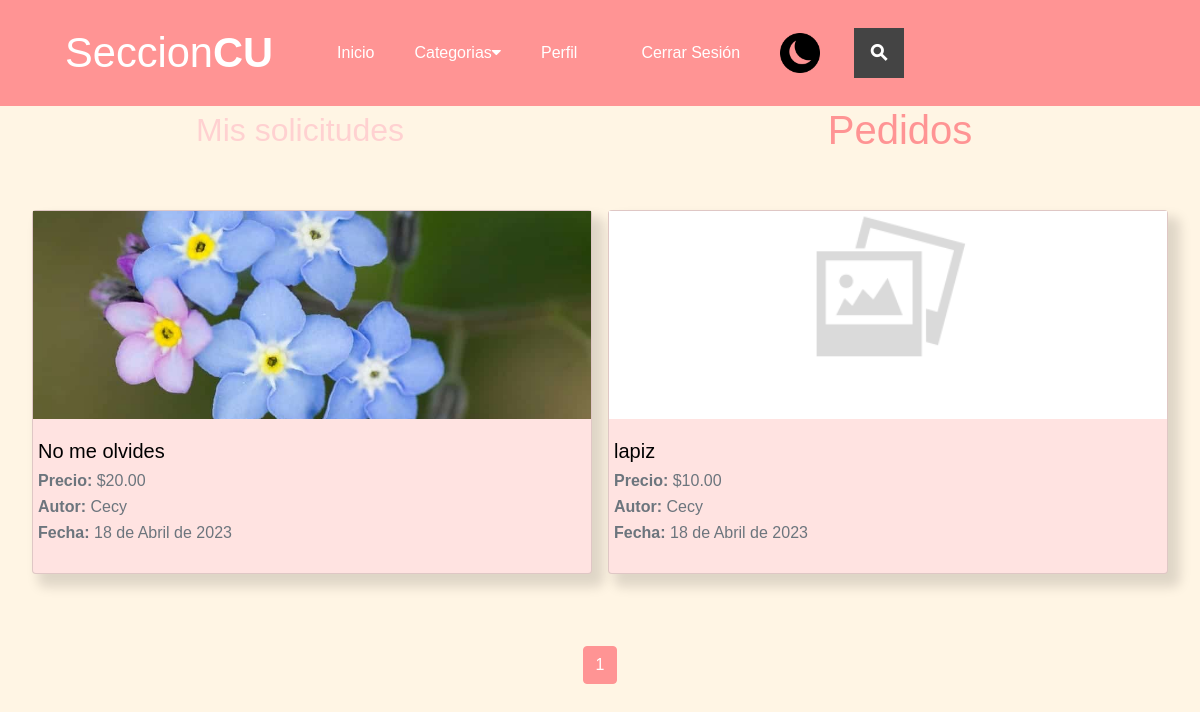
/publicaciones/historial/2 (signed in), run on an earlier commit of the app's database.
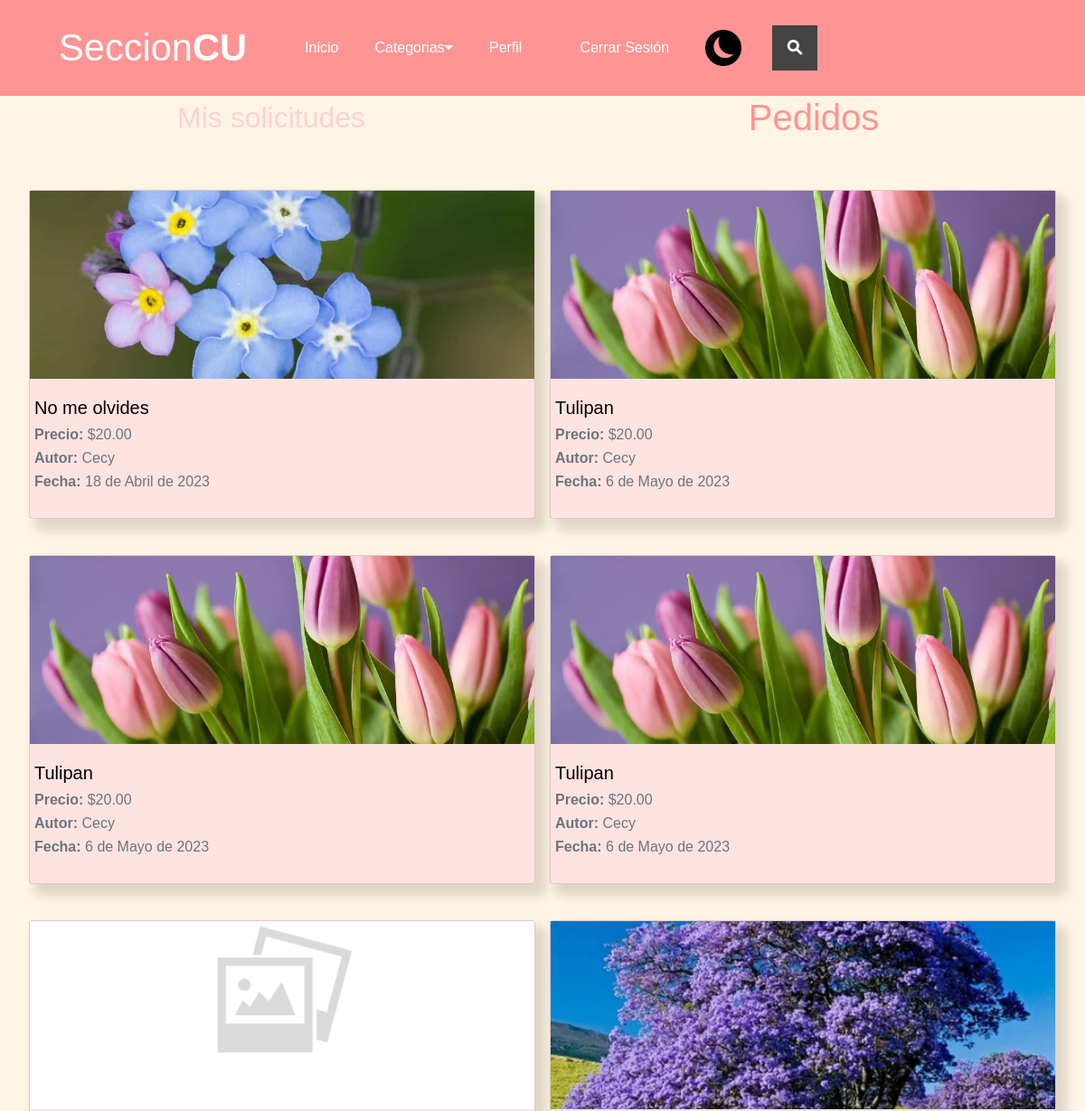
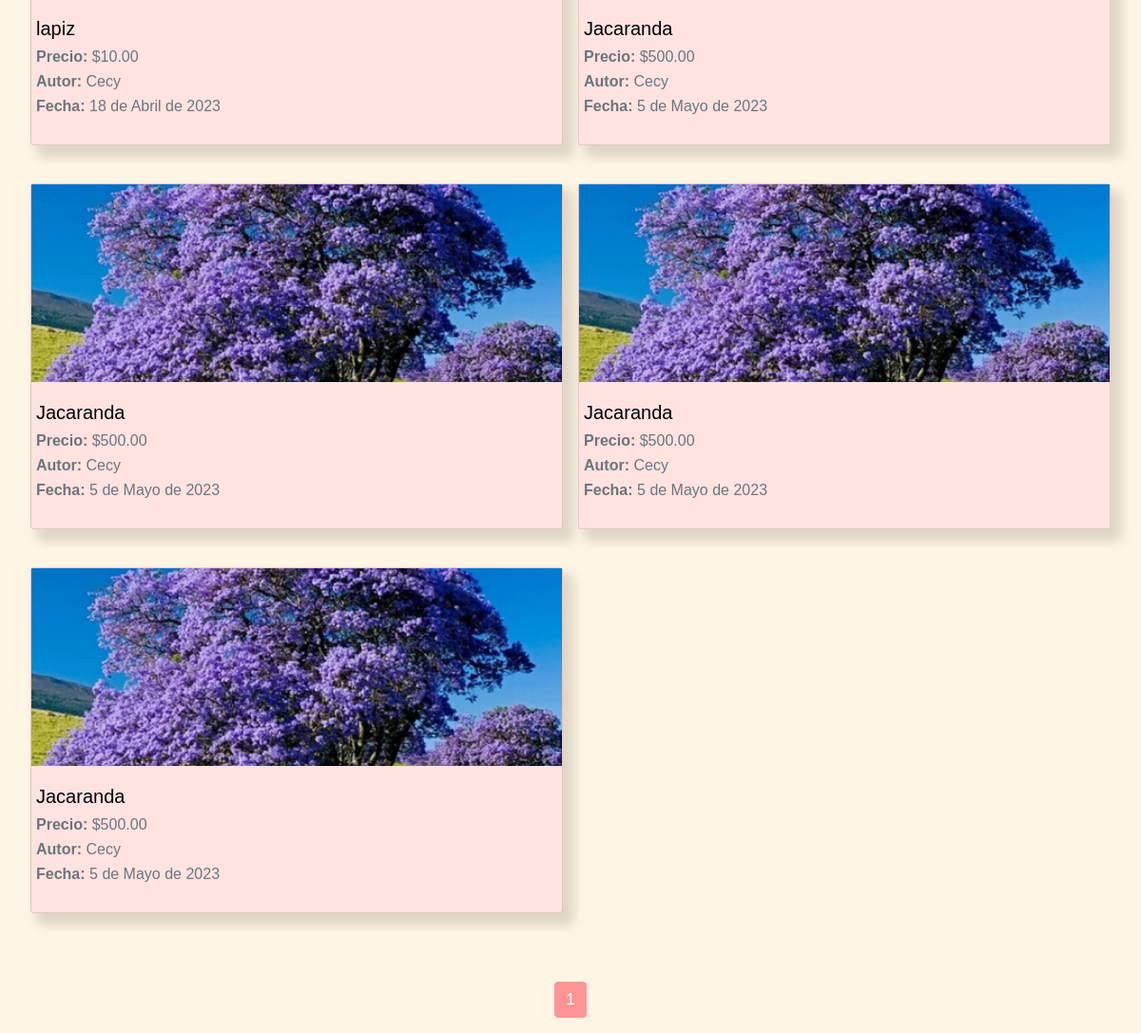
And on a later commit of the database (2 pictures, top to bottom).
### publicaciones/models.py (models this page shows, shortened)
class Solicitudes(models.Model):
    publicacion = models.ForeignKey(Publicaciones, on_delete=models.CASCADE)
    solicitante = models.ForeignKey(User, on_delete=models.CASCADE)
    created = models.DateField(auto_now_add=True)
    updated = models.DateField(auto_now_add=True)

class Publicaciones(models.Model):
    titulo = models.CharField(max_length=50)
    descripcion = models.CharField(max_length=200)
    imagen =  models.ImageField(upload_to='publicaciones', null=True, blank=True)
    estado = models.BooleanField(default=True)
    autor = models.ForeignKey(User, on_delete=models.CASCADE)
    precio = models.DecimalField(max_digits=10, decimal_places=2)
    categoria = models.ForeignKey(Categoria, on_delete=models.CASCADE)
    created = models.DateField(auto_now_add=True)
    updated = models.DateField(auto_now_add=True)
    class Meta:
        verbose_name='publicacion'
        verbose_name_plural = 'publicaciones'

### autentificacion/models.py (models this page shows)
class User(AbstractUser):
    email = models.EmailField(
        verbose_name='email address',
        max_length=255,
        unique=True,
    )
    username = models.CharField(max_length=100, unique=False)
    birthdate = models.DateField(null=True, blank=True)
    phone = models.CharField(max_length=10, null=True, blank=True)
    address = models.CharField(max_length=200, null=True, blank=True)
    photo = models.ImageField(upload_to='autentificacion', null=True, blank=True)
    career = models.CharField(max_length=30,null=True, blank=True)
    created = models.DateField(auto_now_add=True)
    USERNAME_FIELD = 'email'
    REQUIRED_FIELDS = ['username']
    def __str__(self):
        return self.username

### publicaciones/views.py (the view)
# urls.py: path("historial/<int:tipo>", views.historial_general, name="historial"),
@login_required
def historial_general(request, tipo):
    categorias = Categoria.objects.all()
    usuario = User.objects.get(id=request.user.id)
    if tipo == 1:
        queryset = Solicitudes.objects.select_related('publicacion').filter(solicitante = usuario)
    else:
        queryset = Solicitudes.objects.select_related('publicacion').filter(publicacion__autor = usuario)
    paginator = Paginator(queryset, 10)
    page_number = request.GET.get('page')
    queryset = paginator.get_page(page_number)
    return render(request, "publicaciones/historial.html", {"solicitudes" : queryset, "categorias" : categorias})

### publicaciones/templates/publicaciones/historial.html (shortened to what this page needs)
{% extends 'publicaciones/nav.html' %}
{% load static %}
{%block content%}
    <div class="titulos-historial">
        <h2>
            <a href="{%url 'historial' 1%}" class="titulo {% if '/historial/1' in request.path %} active {% endif %}"> Mis solicitudes</a>
        </h2>
        <h2>
            <a href="{%url 'historial' 2%}" class="titulo {% if '/historial/2' in request.path %} active {% endif %}"> Pedidos</a>
        </h2>
    </div>
    <div class="publicaciones-2">
        {%for soli in solicitudes%}
        <a href="{%url 'publicacion' soli.publicacion.id%}" style="text-decoration: none;">
        <div class="card mb-4 sombreado">
            <div class="row g-0">
                <div class="col-md-perfil">
                    {% if soli.publicacion.imagen %}
                        <img class="img-publi" src="{{soli.publicacion.imagen.url}}" class="card-img-top">
                    {%else%}
                        <img class="img-publi" src="{% static 'publicaciones/img/sin_imagen.png' %}"class="card-img-top">
                    {% endif %}
                </div>
              <div class="col-md-perfil2">
                <div class="card-body">
                    <h5 class="card-title"> {{soli.publicacion.titulo}}</h5>
                    <p class="card-subtitle mb-2 text-muted"><span class="span-card">Precio:</span> ${{soli.publicacion.precio}}</p>
                    <p class="card-subtitle mb-2 text-muted"><span class="span-card">Autor:</span> {{soli.publicacion.autor}}</p>
                    <p class="card-subtitle mb-2 text-muted"><span class="span-card">Fecha:</span> {{soli.created}}</p>
                </div>
              </div>
            </div>
        </div>
        </a>
        {%endfor%}
    </div>
{% include "publicaciones/paginacion_publicaciones.html" with page_obj=solicitudes  %}
{%endblock%}

### publicaciones/templates/publicaciones/nav.html (shortened to what this page needs)
<!DOCTYPE html>
<html lang="en">
  <head>
    {% load static %}
    <link rel="stylesheet" href="https://stackpath.bootstrapcdn.com/bootstrap/4.3.1/css/bootstrap.min.css">
    <link href="{% static 'publicaciones/assets/css/header.css' %}" rel="stylesheet">
    <link href="{% static 'publicaciones/assets/css/publicaciones.css' %}" rel="stylesheet">
    <link href="{% static 'publicaciones/assets/css/queries.css' %}" rel="stylesheet">
    <link href="{% static 'publicaciones/assets/css/perfil.css' %}" rel="stylesheet">
    <link href="{% static 'publicaciones/assets/css/config.css' %}" rel="stylesheet">
    <link href="{% static 'publicaciones/assets/css/login-Registro.css' %}" rel="stylesheet">
    <link href="{% static 'publicaciones/assets/css/dark-mode.css' %}" rel="stylesheet">
    <link href="{% static 'publicaciones/assets/css/crear_publicacion.css' %}" rel="stylesheet">
    <link href="{% static 'publicaciones/assets/css/historial.css' %}" rel="stylesheet">
    <link rel="stylesheet" href="https://cdnjs.cloudflare.com/ajax/libs/font-awesome/4.7.0/css/font-awesome.min.css">
  </head>
  <body>
    <nav class="navbar navbar-expand-menu navbar-light bg-nav row row-cols-auto">
      <a class="navbar-brand" href="{% url 'home'%}">
        <a href="{% url 'home'%}" class="logo">Seccion<span>CU</span></a>
      </a>
      <div class="collapse navbar-collapse offset-1" id="opciones">
        <ul class="navbar-nav ">
          <li class="nav-item">
            <a class="nav-link" href="{% url 'home'%}">Inicio</a>
          </li>
          <div class="subnav">
            <button class="subnavbtn">Categorias<i class="fa fa-caret-down"></i></button>
          </div>
          <li class="nav-item">
            <a class="nav-link" href="{% url 'perfil'%}">Perfil</a>
          </li>
          <li class="nav-item">
            <a class="nav-link" href="{% url 'logout'%}">Cerrar Sesión</a>
          </li>
        </ul>
        <div class="nav-btn" id="dark-mode-toggle">
          <img class="dark-mode-button icono-dark" src="{% static 'publicaciones/assets/images/moon.png' %}">
        </div>
        <div class="search-container">
          <form action="{% url 'busqueda'%}" method="get">
            <label class="button searchbutton" for="searchleft"><span class="mglass">&#9906;</span></label>
          </form>
        </div>
      </div>
    </nav>
    {% block content%}
    {% endblock%}
  </body>
</html>

### publicaciones/templates/publicaciones/paginacion_publicaciones.html (shortened to what this page needs)
<nav aria-label="Page navigation example">
    <ul class="pagination justify-content-center mt-5">
          {% for i in page_obj.paginator.page_range %}
              {% if i == page_obj.number %}
                  <li class="page-item active paginacion">
                      <a class="page-link" href="#">{{ i }}</a>
                  </li>
              {% else %}
                  <li class="page-item paginacion">
                      <a class="page-link" href="?page={{ i }}">{{ i }}</a>
                  </li>
              {% endif %}
          {% endfor %}
    </ul>
  </nav>

### publicaciones/static/publicaciones/assets/css/header.css (style rules this page uses)
.subnav { float: left; overflow: hidden; }
.navbar-nav { gap: 1rem; }
.subnav .subnavbtn { font-size: 16px; border: none; outline: none; color: white; padding: 14px 0; background-color: inherit; font-family: inherit; margin: 0; }
.offset-1 { margin-left: 1.5rem !important; }
@media (min-width: 921px) { .navbar-expand-menu { -ms-flex-flow: row nowrap; flex-flow: row nowrap; -ms-flex-pack: start; justify-content: flex-start; } }
@media (min-width: 921px) { .navbar-expand-menu .navbar-collapse { display: -ms-flexbox!important; display: flex!important; gap: 1rem; -ms-flex-preferred-size: auto; flex-basis: auto; } }
@media (min-width: 921px) { .navbar-expand-menu .navbar-nav { -ms-flex-direction: row; flex-direction: row; } }
@media (min-width:601px) { .navbar .logo { font-size: 2.6rem !important; } }
.logo { display: flex; justify-content: center; align-items: center; text-decoration: none; color: white; font-size: 2rem; }
.bg-nav { background-color: #FF9494; }
span { font-weight: bold; }
body { font-family: sans-serif; background-color: #FFF5E4; }
.button { display: inline-block; margin: 4px 2px; background-color: #444; font-size: 14px; padding-left: 32px; padding-right: 32px; height: 50px; line-height: 50px; text-align: center; color: white; text-decoration: none; cursor: pointer; -moz-user-select: none; -khtml-user-select: none; -webkit-user-select: none; -ms-user-select: none; user-select: none; }
.search-container { position: relative; display: inline-block; margin: 4px 2px; height: 50px; width: 50px; vertical-align: bottom; }
.mglass { display: inline-block; pointer-events: none; -webkit-transform: rotate(-45deg); -moz-transform: rotate(-45deg); -o-transform: rotate(-45deg); -ms-transform: rotate(-45deg); }
.searchbutton { position: absolute; font-size: 22px; width: 100%; margin: 0; padding: 0; }

### publicaciones/static/publicaciones/assets/css/publicaciones.css (style rules this page uses)
.publicaciones-2 { display: grid; grid-template-columns: repeat(2, 1fr); gap: 2rem; margin: 3rem 2rem 0 2rem; }
.card-title { color: rgb(0, 0, 0); }
.card { background-color: #FFE3E1; }
.nav-link { color: white !important; }
.page-link { color: #FF9494; }
.sombreado { box-shadow: 9px 10px 12px 3px rgba(0,0,0,0.13); -webkit-box-shadow: 9px 10px 12px 3px rgba(0,0,0,0.13); -moz-box-shadow: 9px 10px 12px 3px rgba(0,0,0,0.13); }
.page-item.active .page-link { background-color: #FF9494; border-color: #FF9494; }
.paginacion { margin: 0 .5rem; border-radius: 12px; }
.img-publi { width: 100%; height: 13rem; object-fit: cover; }
.span-card { font-weight: bold; }
@media (min-width:600px) and (max-width: 1279px) { .publicaciones-2 { display: grid; grid-template-columns: repeat(2, 1fr); gap: 1rem; margin: 3rem 2rem 0 2rem; } }
@media (min-width:600px) and (max-width: 1279px) { .publicaciones-2 .g-0 { display: flex; flex-direction: column; } }

### publicaciones/static/publicaciones/assets/css/queries.css (style rules this page uses)
@media (min-width: 1080px) { .nav-link { margin: 0 1.5rem; } }

### publicaciones/static/publicaciones/assets/css/perfil.css (style rules this page uses)
.col-md-perfil { position: relative; width: 100%; padding-right: 15px; padding-left: 15px; }
.col-md-perfil2 { -ms-flex: 0 0 66.666667%; flex: 0 0 66.666667%; }

### publicaciones/static/publicaciones/assets/css/dark-mode.css (style rules this page uses)
.dark-mode-button { height: 2.5rem; width: 2.5rem; margin-right: 1rem; }

### publicaciones/static/publicaciones/assets/css/historial.css (style rules this page uses)
.titulos-historial { display: grid; grid-template-columns: repeat(2, 1fr); justify-items: center; align-items: center; }
.titulos-historial a { text-decoration: none; color: #FFD1D1; }
.titulos-historial .active { text-decoration: none; color: #FF9494; font-size: 2.5rem; }

### publicaciones/templates/publicaciones/nav.html (style rules this page uses)
.navbar a { float: left; font-size: 16px; color: white; text-align: center; padding: 14px 16px; text-decoration: none; }

What changed in the data, as far as the page shows it:
added Solicitudes: publicacion.imagen (picture), publicacion.titulo "Tulipan", publicacion.precio "20.00", publicacion.autor "Cecy", created "6 de Mayo de 2023"
added Solicitudes: publicacion.imagen (picture), publicacion.titulo "Tulipan", publicacion.precio "20.00", publicacion.autor "Cecy", created "6 de Mayo de 2023"
added Solicitudes: publicacion.imagen (picture), publicacion.titulo "Tulipan", publicacion.precio "20.00", publicacion.autor "Cecy", created "6 de Mayo de 2023"
added Solicitudes: publicacion.imagen (picture), publicacion.titulo "Jacaranda", publicacion.precio "500.00", publicacion.autor "Cecy", created "5 de Mayo de 2023"
added Solicitudes: publicacion.imagen (picture), publicacion.titulo "Jacaranda", publicacion.precio "500.00", publicacion.autor "Cecy", created "5 de Mayo de 2023"
added Solicitudes: publicacion.imagen (picture), publicacion.titulo "Jacaranda", publicacion.precio "500.00", publicacion.autor "Cecy", created "5 de Mayo de 2023"
added Solicitudes: publicacion.imagen (picture), publicacion.titulo "Jacaranda", publicacion.precio "500.00", publicacion.autor "Cecy", created "5 de Mayo de 2023"
